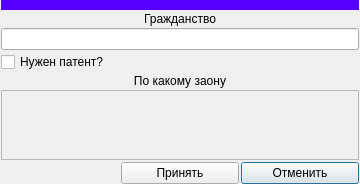
<?xml version="1.0" encoding="UTF-8"?>
<ui version="4.0">
 <class>Dialog</class>
 <widget class="QDialog" name="Dialog">
  <property name="geometry">
   <rect>
    <x>0</x>
    <y>0</y>
    <width>360</width>
    <height>160</height>
   </rect>
  </property>
  <property name="windowTitle">
   <string>Dialog</string>
  </property>
  <layout class="QGridLayout" name="gridLayout">
   <property name="leftMargin">
    <number>1</number>
   </property>
   <property name="topMargin">
    <number>0</number>
   </property>
   <property name="rightMargin">
    <number>1</number>
   </property>
   <property name="bottomMargin">
    <number>0</number>
   </property>
   <property name="spacing">
    <number>2</number>
   </property>
   <item row="6" column="0" colspan="3">
    <widget class="QLabel" name="label_2">
     <property name="text">
      <string>&lt;html&gt;&lt;head/&gt;&lt;body&gt;&lt;p align=&quot;center&quot;&gt;По какому заону&lt;/p&gt;&lt;/body&gt;&lt;/html&gt;</string>
     </property>
    </widget>
   </item>
   <item row="8" column="2">
    <widget class="QPushButton" name="pushButton_2">
     <property name="text">
      <string>Отменить</string>
     </property>
    </widget>
   </item>
   <item row="7" column="0" colspan="3">
    <widget class="QPlainTextEdit" name="plainTextEdit">
     <property name="enabled">
      <bool>false</bool>
     </property>
    </widget>
   </item>
   <item row="8" column="1">
    <widget class="QPushButton" name="pushButton">
     <property name="text">
      <string>Принять</string>
     </property>
    </widget>
   </item>
   <item row="2" column="0" colspan="3">
    <widget class="QWidget" name="widget" native="true">
     <property name="minimumSize">
      <size>
       <width>0</width>
       <height>10</height>
      </size>
     </property>
     <property name="styleSheet">
      <string notr="true">background-color: rgb(85, 0, 255);</string>
     </property>
    </widget>
   </item>
   <item row="5" column="0">
    <widget class="QCheckBox" name="checkBox">
     <property name="text">
      <string>Нужен патент?</string>
     </property>
    </widget>
   </item>
   <item row="4" column="0" colspan="3">
    <widget class="QLineEdit" name="lineEdit"/>
   </item>
   <item row="3" column="0" colspan="3">
    <widget class="QLabel" name="label">
     <property name="text">
      <string>&lt;html&gt;&lt;head/&gt;&lt;body&gt;&lt;p align=&quot;center&quot;&gt;Гражданство&lt;/p&gt;&lt;/body&gt;&lt;/html&gt;</string>
     </property>
    </widget>
   </item>
  </layout>
 </widget>
 <resources/>
 <connections/>
</ui>
